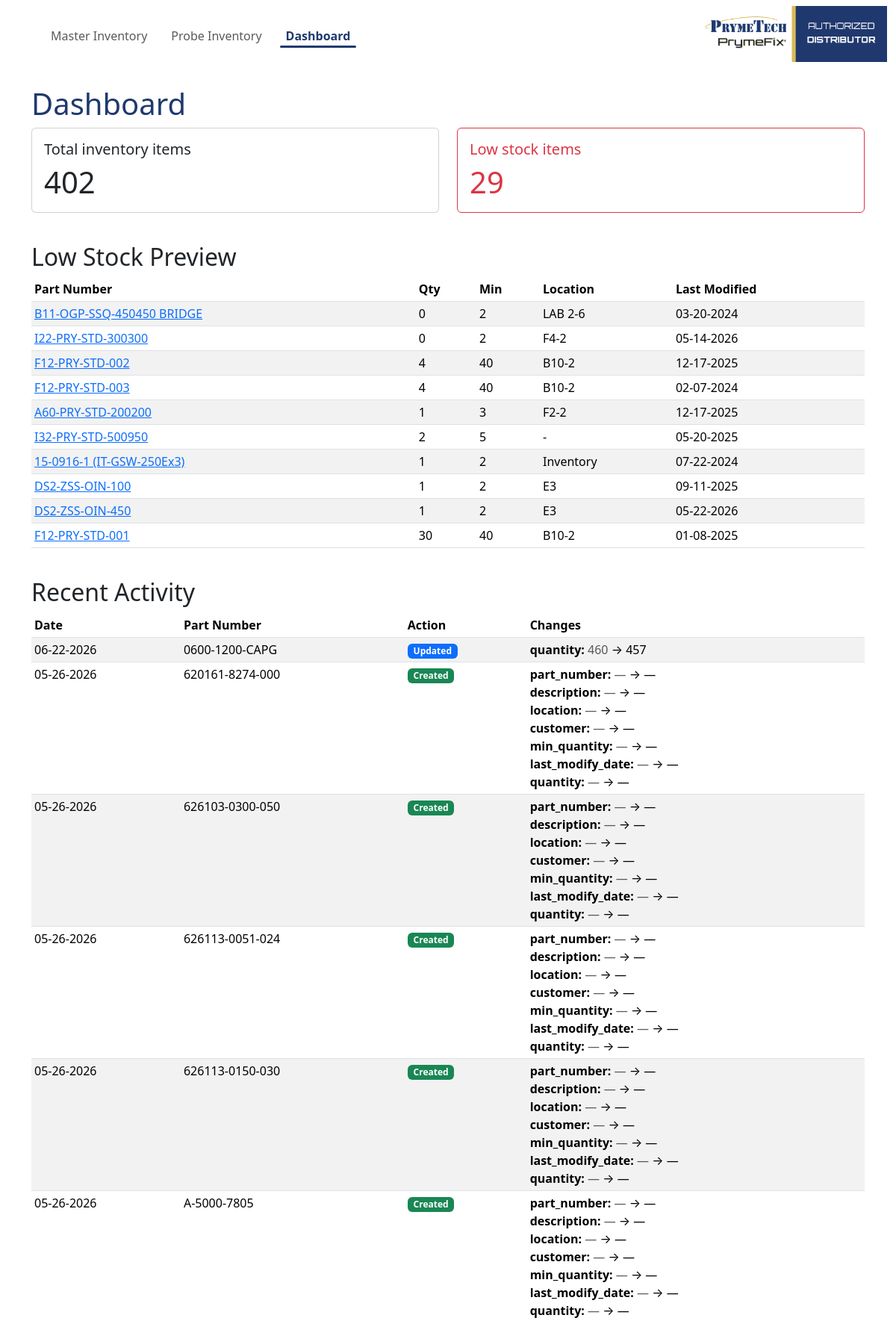
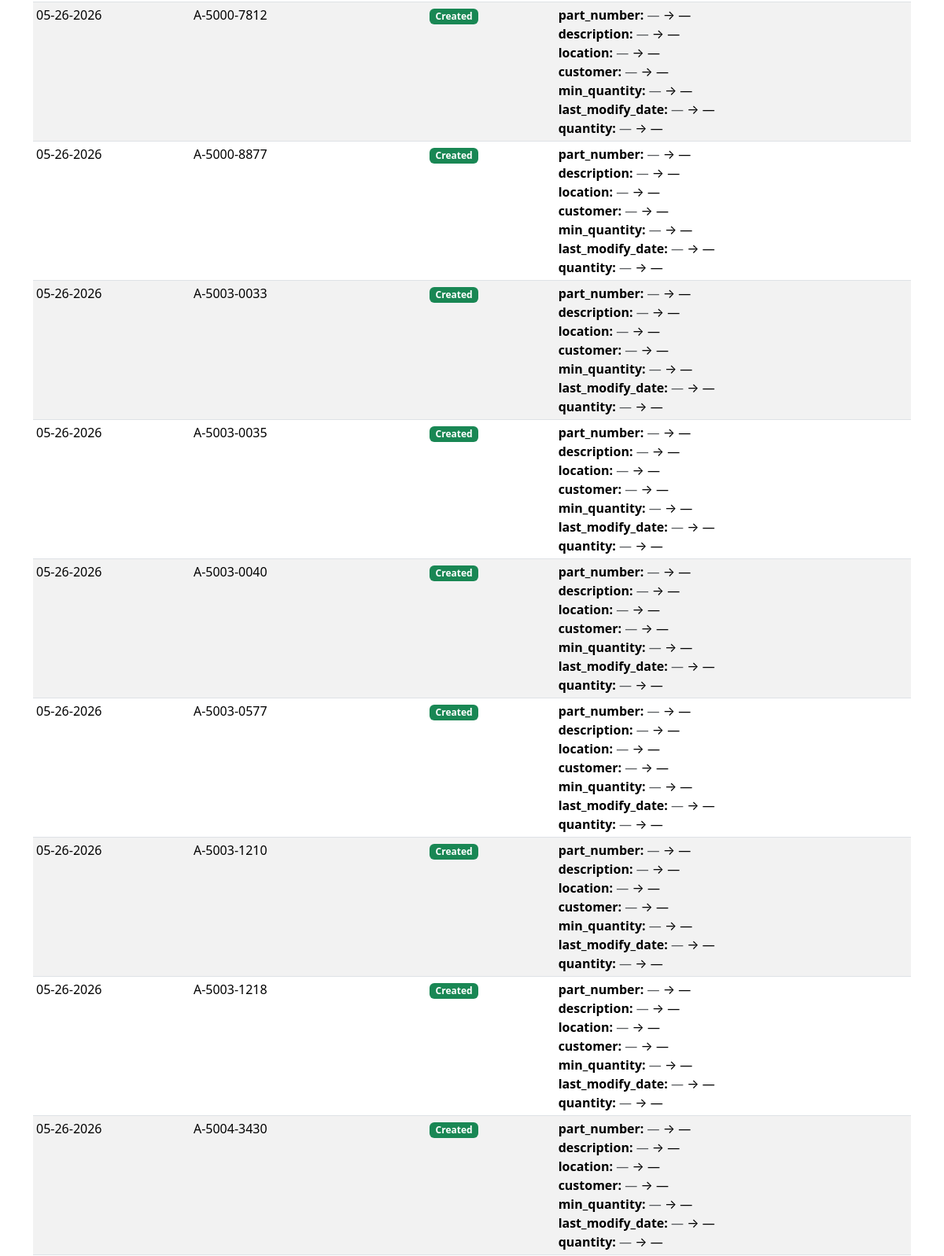
/dashboard (upper part), run on the app's committed database (2 pictures, top to bottom).
### tables this page shows
CREATE TABLE inventory (
  id INTEGER PRIMARY KEY AUTOINCREMENT,
  part_number TEXT NOT NULL UNIQUE,
  description TEXT,
  location TEXT,
  quantity INTEGER NOT NULL DEFAULT 0,
  min_quantity INTEGER NOT NULL DEFAULT 0,
  customer TEXT,
  last_modify_date TEXT NOT NULL
);

CREATE TABLE changes (
  id INTEGER PRIMARY KEY AUTOINCREMENT,
  part_number TEXT NOT NULL,
  action TEXT NOT NULL,
  changed_by TEXT,
  timestamp TEXT NOT NULL,
  diff TEXT
);

### app.py (the view)
@app.route("/dashboard")
def dashboard():
    conn = get_conn()
    low_stock_items = import_inventory.inventory_query(conn, low_stock=True)
    total_items = conn.execute("SELECT COUNT(*) FROM inventory").fetchone()[0]
    recent_changes = []
    for row in conn.execute("SELECT * FROM changes ORDER BY timestamp DESC LIMIT 20").fetchall():
        change = serialize_row(row)
        try:
            change["diff"] = json.loads(change["diff"])
        except (ValueError, TypeError):
            change["diff"] = {}
        recent_changes.append(change)
    low_stock_items_sorted = sorted(
        [serialize_row(row) for row in low_stock_items[:10]],
        key=lambda item: (item["quantity"] / item["min_quantity"])
        if item["min_quantity"] else float("inf")
    )
    return render_template(
        "dashboard.html",
        total_items=total_items,
        low_stock_count=len(low_stock_items),
        low_stock_items=low_stock_items_sorted,
        recent_changes=recent_changes,
    )

### app.py (called while the page is built)
def get_conn():
    return import_inventory.get_db_connection(DB_PATH)

def serialize_row(row):
    return {key: row[key] for key in row.keys()}

### import_inventory.py (called while the page is built)
def get_db_connection(db_path=DB_PATH):
    conn = sqlite3.connect(db_path, isolation_level=None, detect_types=sqlite3.PARSE_DECLTYPES)
    conn.row_factory = sqlite3.Row
    conn.execute("PRAGMA foreign_keys = ON")
    ensure_schema(conn)
    return conn

def ensure_schema(conn):
    if not os.path.exists(SCHEMA_FILE):
        return
    with open(SCHEMA_FILE, "r", encoding="utf-8") as fp:
        conn.executescript(fp.read())

def inventory_query(conn, low_stock=False, location=None, customer=None, search=None):
    query = "SELECT * FROM inventory"
    clauses = []
    params = []
    if low_stock:
        clauses.append("quantity < min_quantity")
    if location:
        clauses.append("location LIKE ?")
        params.append(f"%{location}%")
    if customer:
        clauses.append("LOWER(customer) LIKE LOWER(?)")
        params.append(f"%{customer.strip()}%")
    if search:
        clauses.append("""
            (LOWER(part_number) LIKE LOWER(?)
            OR LOWER(description) LIKE LOWER(?))
        """)
        params.extend([f"%{search.strip()}%", f"%{search.strip()}%"])
    if clauses:
        query += " WHERE " + " AND ".join(clauses)
    query += " ORDER BY part_number ASC"
    return conn.execute(query, params).fetchall()

### templates/dashboard.html
{% extends 'layout.html' %}
{% block content %}
  <h1 style="color: #1f396e;">Dashboard</h1>
  <div class="row mb-4">
    <div class="col-md-6">
      <div class="card mb-3">
        <div class="card-body">
          <h5 class="card-title">Total inventory items</h5>
          <p class="card-text display-6">{{ total_items }}</p>
        </div>
      </div>
    </div>
    <div class="col-md-6">
      <div class="card text-danger border-danger mb-3">
        <div class="card-body">
          <h5 class="card-title">Low stock items</h5>
          <p class="card-text display-6">{{ low_stock_count }}</p>
        </div>
      </div>
    </div>
  </div>
  <h2>Low Stock Preview</h2>
  {% if low_stock_items %}
    <div class="table-responsive">
      <table class="table table-sm table-striped">
        <thead>
          <tr>
            <th>Part Number</th>
            <th>Qty</th>
            <th>Min</th>
            <th>Location</th>
            <th>Last Modified</th>
          </tr>
        </thead>
        <tbody>
          {% for item in low_stock_items %}
            <tr>
              <td><a href="{{ url_for('item_detail', item_id=item.id) }}">{{ item.part_number }}</a></td>
              <td>{{ item.quantity }}</td>
              <td>{{ item.min_quantity }}</td>
              <td>{{ item.location or '-' }}</td>
              <td>{{ item.last_modify_date }}</td>
            </tr>
          {% endfor %}
        </tbody>
      </table>
    </div>
  {% else %}
    <p>No low stock items at the moment.</p>
  {% endif %}
  <h2 class="mt-4">Recent Activity</h2>
  {% if recent_changes %}
    <div class="table-responsive">
      <table class="table table-sm table-striped">
        <thead>
          <tr>
            <th>Date</th>
            <th>Part Number</th>
            <th>Action</th>
            <th>Changes</th>
          </tr>
        </thead>
        <tbody>
          {% for change in recent_changes %}
            <tr>
              <td class="text-nowrap">{{ change.timestamp }}</td>
              <td>{{ change.part_number }}</td>
              <td>
                {% if change.action == 'create' %}
                  <span class="badge bg-success">Created</span>
                {% elif change.action == 'update' %}
                  <span class="badge bg-primary">Updated</span>
                {% elif change.action == 'delete' %}
                  <span class="badge bg-danger">Deleted</span>
                {% endif %}
              </td>
              <td>
                {% if change.diff %}
                  {% for field, values in change.diff.items() %}
                    <div>
                      <strong>{{ field }}:</strong>
                      <span class="text-muted">{{ values.old or '—' }}</span>
                      →
                      <span>{{ values.new or '—' }}</span>
                    </div>
                  {% endfor %}
                {% else %}
                  <span class="text-muted">—</span>
                {% endif %}
              </td>
            </tr>
          {% endfor %}
        </tbody>
      </table>
    </div>
  {% else %}
    <p>No recent activity.</p>
  {% endif %}
{% endblock %}

### data on the page
inventory: part_number "B11-OGP-SSQ-450450 BRIDGE", quantity "0", min_quantity "2", location "LAB 2-6", last_modify_date "03-20-2024"
inventory: part_number "I22-PRY-STD-300300", quantity "0", min_quantity "2", location "F4-2", last_modify_date "05-14-2026"
inventory: part_number "F12-PRY-STD-002", quantity "4", min_quantity "40", location "B10-2", last_modify_date "12-17-2025"
inventory: part_number "F12-PRY-STD-003", quantity "4", min_quantity "40", location "B10-2", last_modify_date "02-07-2024"
inventory: part_number "A60-PRY-STD-200200", quantity "1", min_quantity "3", location "F2-2", last_modify_date "12-17-2025"
inventory: part_number "I32-PRY-STD-500950", quantity "2", min_quantity "5", location "-", last_modify_date "05-20-2025"
inventory: part_number "15-0916-1 (IT-GSW-250Ex3)", quantity "1", min_quantity "2", location "Inventory", last_modify_date "07-22-2024"
inventory: part_number "DS2-ZSS-OIN-100", quantity "1", min_quantity "2", location "E3", last_modify_date "09-11-2025"
inventory: part_number "DS2-ZSS-OIN-450", quantity "1", min_quantity "2", location "E3", last_modify_date "05-22-2026"
inventory: part_number "F12-PRY-STD-001", quantity "30", min_quantity "40", location "B10-2", last_modify_date "01-08-2025"
changes: timestamp "06-22-2026", part_number "0600-1200-CAPG", action "Updated", diff "quantity", old "460", new "457"
changes: timestamp "05-26-2026", part_number "620161-8274-000", action "Created", diff "part_number" "description" "location" "customer" "min_quantity" "last_modify_date" "quantity", old "—" "—" "—" "—" "—" "—" "—", new "—" "—" "—" "—" "—" "—" "—"
changes: timestamp "05-26-2026", part_number "626103-0300-050", action "Created", diff "part_number" "description" "location" "customer" "min_quantity" "last_modify_date" "quantity", old "—" "—" "—" "—" "—" "—" "—", new "—" "—" "—" "—" "—" "—" "—"
changes: timestamp "05-26-2026", part_number "626113-0051-024", action "Created", diff "part_number" "description" "location" "customer" "min_quantity" "last_modify_date" "quantity", old "—" "—" "—" "—" "—" "—" "—", new "—" "—" "—" "—" "—" "—" "—"
changes: timestamp "05-26-2026", part_number "626113-0150-030", action "Created", diff "part_number" "description" "location" "customer" "min_quantity" "last_modify_date" "quantity", old "—" "—" "—" "—" "—" "—" "—", new "—" "—" "—" "—" "—" "—" "—"
changes: timestamp "05-26-2026", part_number "A-5000-7805", action "Created", diff "part_number" "description" "location" "customer" "min_quantity" "last_modify_date" "quantity", old "—" "—" "—" "—" "—" "—" "—", new "—" "—" "—" "—" "—" "—" "—"
changes: timestamp "05-26-2026", part_number "A-5000-7812", action "Created", diff "part_number" "description" "location" "customer" "min_quantity" "last_modify_date" "quantity", old "—" "—" "—" "—" "—" "—" "—", new "—" "—" "—" "—" "—" "—" "—"
changes: timestamp "05-26-2026", part_number "A-5000-8877", action "Created", diff "part_number" "description" "location" "customer" "min_quantity" "last_modify_date" "quantity", old "—" "—" "—" "—" "—" "—" "—", new "—" "—" "—" "—" "—" "—" "—"
changes: timestamp "05-26-2026", part_number "A-5003-0033", action "Created", diff "part_number" "description" "location" "customer" "min_quantity" "last_modify_date" "quantity", old "—" "—" "—" "—" "—" "—" "—", new "—" "—" "—" "—" "—" "—" "—"
changes: timestamp "05-26-2026", part_number "A-5003-0035", action "Created", diff "part_number" "description" "location" "customer" "min_quantity" "last_modify_date" "quantity", old "—" "—" "—" "—" "—" "—" "—", new "—" "—" "—" "—" "—" "—" "—"
changes: timestamp "05-26-2026", part_number "A-5003-0040", action "Created", diff "part_number" "description" "location" "customer" "min_quantity" "last_modify_date" "quantity", old "—" "—" "—" "—" "—" "—" "—", new "—" "—" "—" "—" "—" "—" "—"
changes: timestamp "05-26-2026", part_number "A-5003-0577", action "Created", diff "part_number" "description" "location" "customer" "min_quantity" "last_modify_date" "quantity", old "—" "—" "—" "—" "—" "—" "—", new "—" "—" "—" "—" "—" "—" "—"
changes: timestamp "05-26-2026", part_number "A-5003-1210", action "Created", diff "part_number" "description" "location" "customer" "min_quantity" "last_modify_date" "quantity", old "—" "—" "—" "—" "—" "—" "—", new "—" "—" "—" "—" "—" "—" "—"
changes: timestamp "05-26-2026", part_number "A-5003-1218", action "Created", diff "part_number" "description" "location" "customer" "min_quantity" "last_modify_date" "quantity", old "—" "—" "—" "—" "—" "—" "—", new "—" "—" "—" "—" "—" "—" "—"
changes: timestamp "05-26-2026", part_number "A-5004-3430", action "Created", diff "part_number" "description" "location" "customer" "min_quantity" "last_modify_date" "quantity", old "—" "—" "—" "—" "—" "—" "—", new "—" "—" "—" "—" "—" "—" "—"

### other printed values
{{ total_items }} "402"
{{ low_stock_count }} "29"
